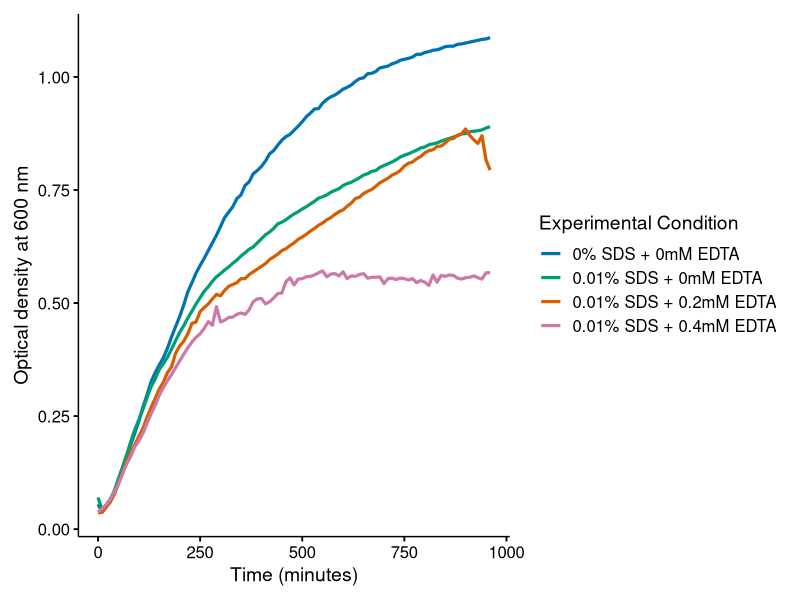

This figure's R source:
### supplemental growth curve - Oliver



library(tidyverse)

#set up plot aesthetics - keep consistent across plots
x_order <- c("PC", "E0", "E2", "E4")
x_names <- c("0% SDS + 0mM EDTA", "0.01% SDS + 0mM EDTA", "0.01% SDS + 0.2mM EDTA", "0.01% SDS + 0.4mM EDTA")
colours <-c("#0072B2", "#009E73", "#D55E00", "#CC79A7")

#read data
oliver <- read_csv('all growth curves - Oliver.csv')

#calculate technical replicate averages to get biological replicates
oliver_bioreps <- oliver |>
  group_by(time) |>
  summarize(PC1 = mean(PC1.1:PC1.2),
            PC2 = mean(PC2.1:PC2.2),
            PC3 = mean(PC3.1:PC3.2),
            E0.1 = mean(E0.1.1:E0.1.2),
            E0.2 = mean(E0.2.1:E0.2.2),
            E0.3 = mean(E0.3.1:E0.3.2),
            E2.1 = mean(E2.1.1:E2.1.2),
            E2.2 = mean(E2.2.1:E2.2.2),
            E2.3 = mean(E2.3.1:E2.3.2),
            E4.1 = mean(E4.1.1:E4.1.2),
            E4.2 = mean(E4.2.1:E4.2.2),
            E4.3 = mean(E4.3.1:E4.3.2))

#calculate biological replicate averages
oliver_avg <- oliver_bioreps |>
  group_by(time) |>
  summarize(PC = mean(PC1:PC3),
            E0 = mean(E0.1:E0.3),
            E2 = mean(E2.1:E2.3),
            E4 = mean(E4.1:E4.3)) |>
  gather(conc, od, -time) |>
  add_column(n = c(1:388)) #make column with unrepeated values for full_join to work

#calculate standard deviations
oliver_sd <- oliver_bioreps |>
  group_by(time) |>
  summarize(PC_sd = sd(c_across(PC1:PC3)),
            E0_sd = sd(c_across(E0.1:E0.3)),
            E2_sd = sd(c_across(E2.1:E2.3)),
            E4_sd = sd(c_across(E4.1:E4.3))) |>
  gather(conc_sd, sd, -time) |>
  add_column(n = c(1:388)) #make column with unrepeated values for full_join to work

#join od and sd and make clean dataframe
oliver_clean <- full_join(oliver_avg, oliver_sd) |>
  select(!(n:conc_sd))

#reorder data by EDTA concentration condition
oliver_clean$conc <- factor(oliver_clean$conc , levels = x_order)

#plot growth curves
growth_curve_oliver <- ggplot(oliver_clean) +
  
  geom_line(aes(x = time, y = od, colour = conc), linewidth = 1.1) +
  
  xlab('Time (minutes)') +
  ylab('Optical density at 600 nm') +
  labs(colour = 'Experimental Condition') +
  
  scale_colour_manual(values = colours, labels = x_names) +
  
  scale_y_continuous(
    breaks = seq(0, 1.25, by = 0.25),
    expand = expansion(mult = c(0.05, 0.05))
  ) +
  
  theme_minimal(base_size = 14) +
  theme(
    panel.grid.major.x = element_blank(),
    panel.grid.major.y = element_blank(),
    panel.grid.minor = element_blank(),
    panel.background = element_blank(),
    plot.background = element_blank(),
    axis.line = element_line(color = "black", linewidth = 0.5),
    axis.ticks = element_line(color = "black"),
    axis.text = element_text(color = "black", size = 12),
    axis.title = element_text(size = 14),
    legend.title = element_text(size = 14),
    legend.text = element_text(size = 12),
    plot.margin = margin(10, 10, 10, 10)
  )
growth_curve_oliver

